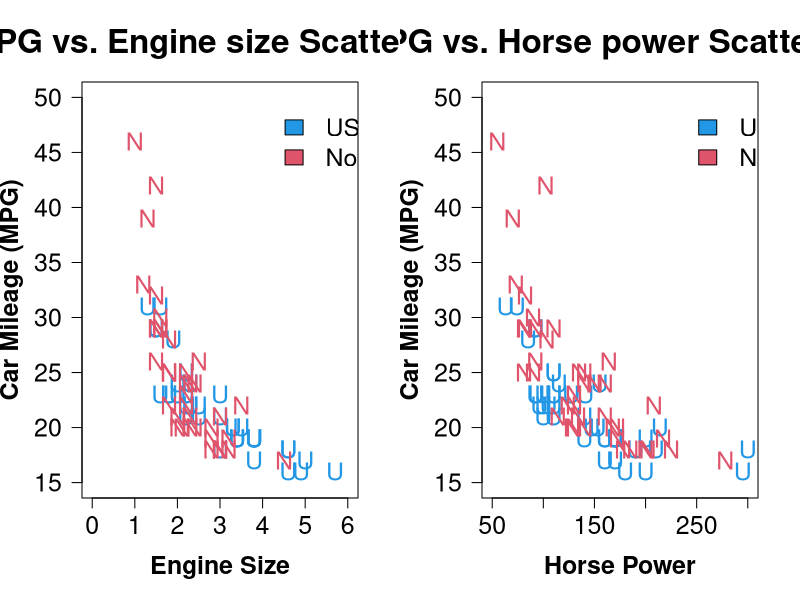
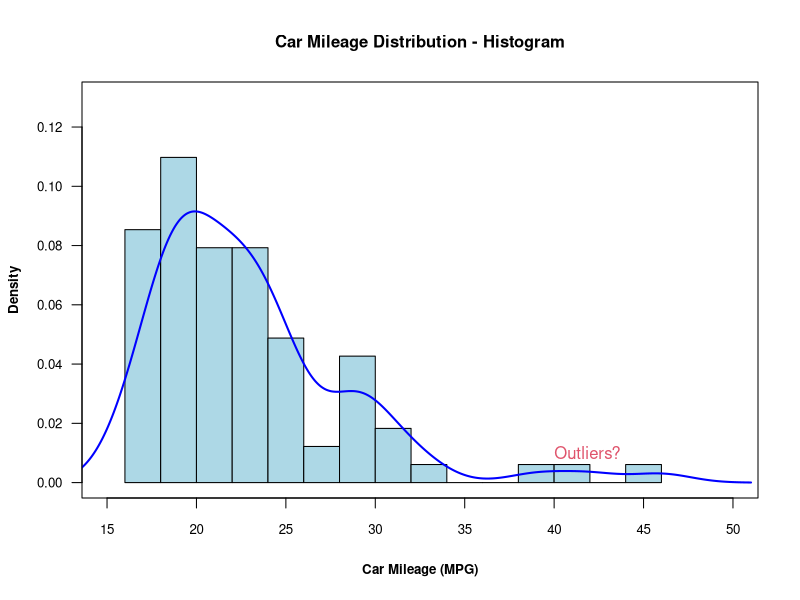
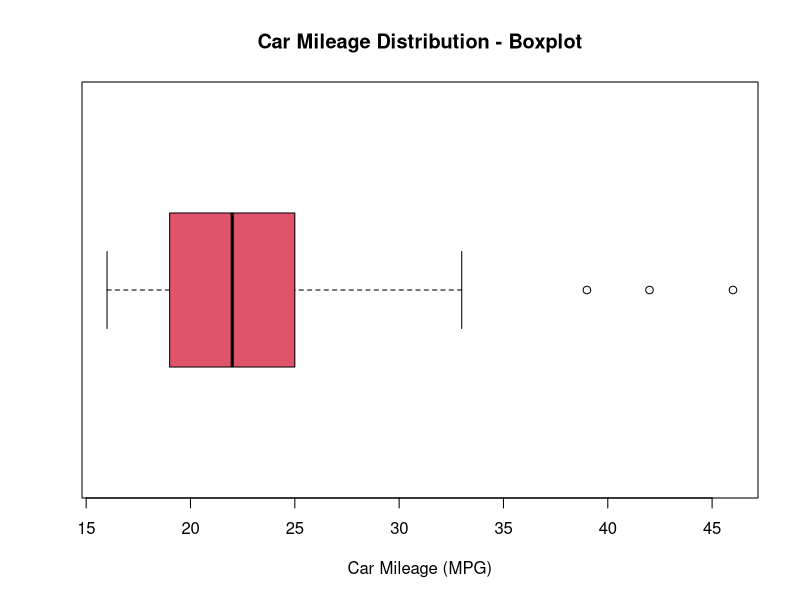
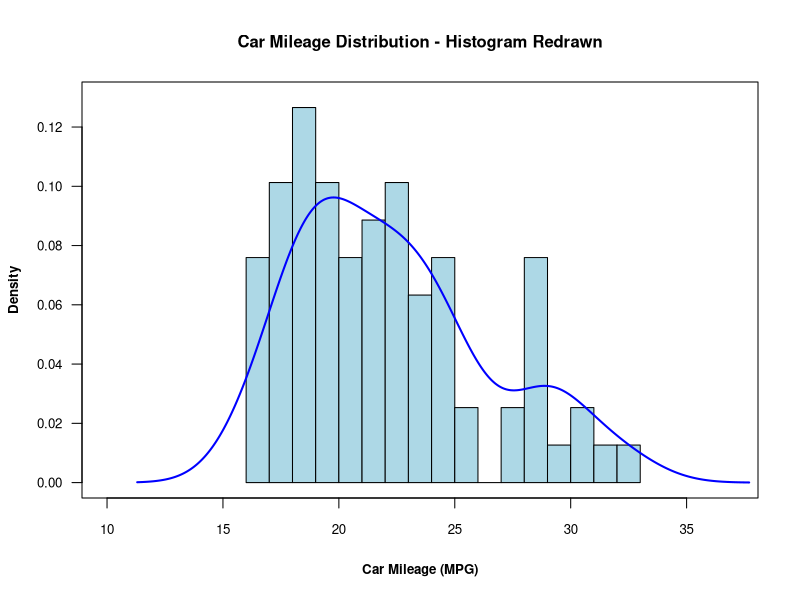
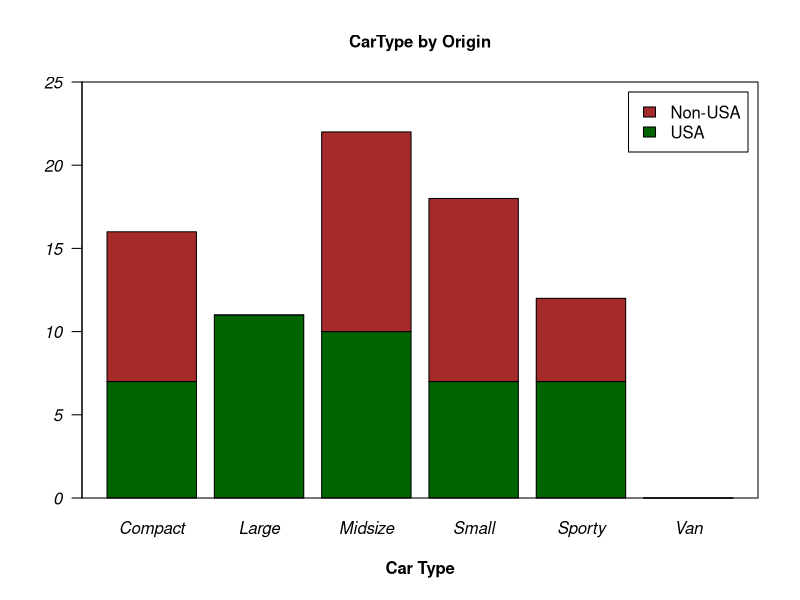
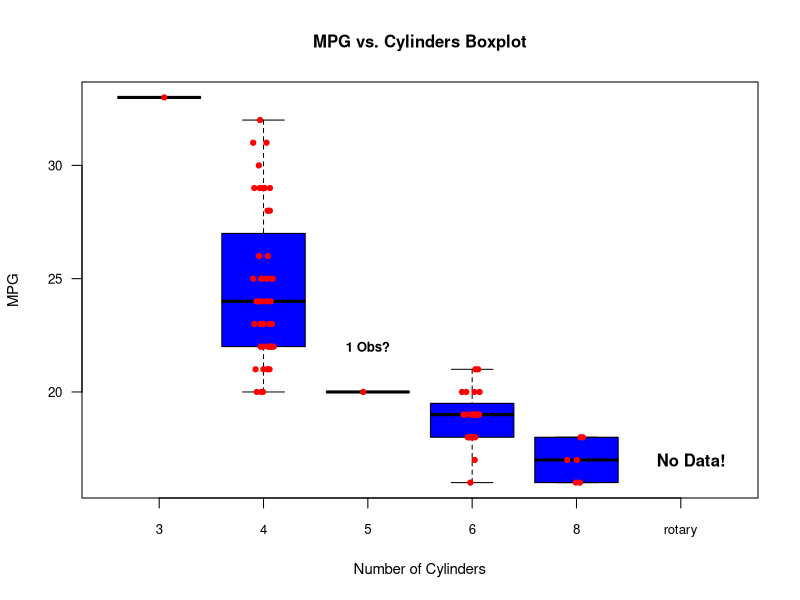
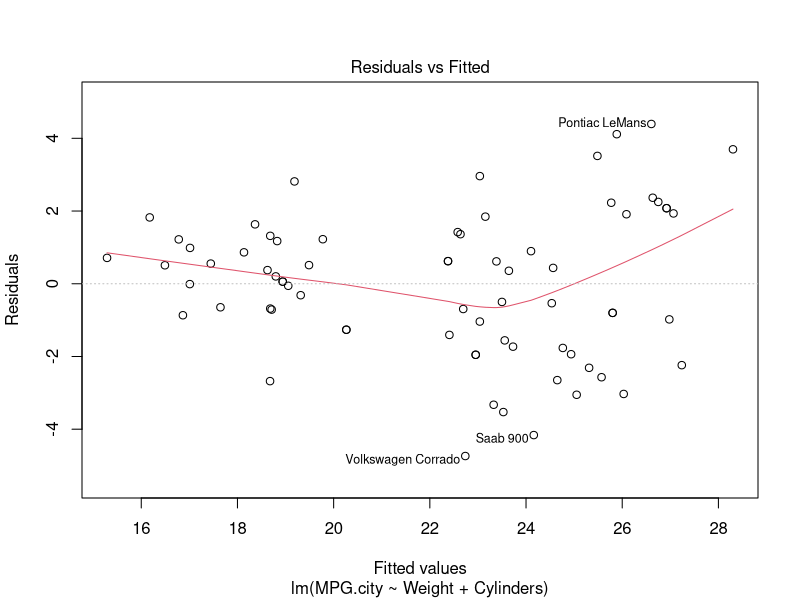
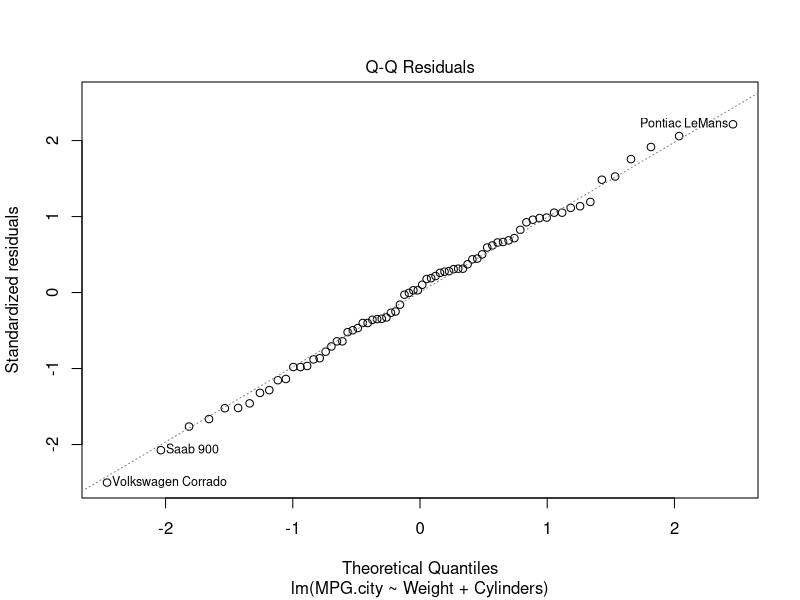

Recreate these plots in R, in order. (Note: this script raises an error after producing the figures.)
## ---- chunk 1
library("MASS")
Cars93Data <- Cars93
attach(Cars93Data)
## ---- chunk 2
dim(Cars93Data)
str(Cars93Data)
head(Cars93Data)
## ---- chunk 3
summary(Cars93Data)
## ---- chunk 4
Cars93Data.v1 <- na.omit(Cars93Data)
dim(Cars93Data.v1)
## ---- chunk 5
Variables <- setdiff(colnames(Cars93Data.v1), c("MPG.highway", "Model", "AirBags", "DriveTrain", "Man.trans.avail", "Origin", "Make", "Luggage.room", "Rear.seat.room", "Turn.circle", "Manufacturer"))
NumVars <- Variables[sapply(Cars93Data.v1[,Variables], class) %in% c("numeric", "integer")]
CatVars <- Variables[sapply(Cars93Data.v1[,Variables], class) %in% c("factor")]
rownames(Cars93Data.v1) <- Cars93Data.v1$Make #Reset the row names.
## ---- chunk 6
round(cor(Cars93Data.v1[,NumVars]), 3)
## ---- chunk 7
attach(Cars93Data.v1)
## ---- chunk 8
par(mfrow = c(1,2))
plot(EngineSize[Origin == "USA"], MPG.city[Origin == "USA"], main = "MPG vs. Engine size Scatterplot", xlab = "Engine Size", xlim = c(0, 6), ylab = "Car Mileage (MPG)", ylim = c(15, 50), las = 1, col = 4, cex = 1.5, cex.lab = 1.5, cex.axis = 1.5, cex.main = 2, pch = "U", font.lab = 2)
points(EngineSize[Origin == "non-USA"], MPG.city[Origin == "non-USA"], col = 2, pch = "N", cex = 1.5)
legend(x = 4, y = 50, legend = c("USA", "Non-USA"), fill = c(4, 2), cex = 1.5, bty = "n")
plot(Horsepower[Origin == "USA"], MPG.city[Origin == "USA"], main = "MPG vs. Horse power Scatterplot", xlab = "Horse Power", ylab = "Car Mileage (MPG)", xlim = c(50, 300), ylim = c(15, 50), las = 1, col = 4, cex = 1.5, cex.lab = 1.5, cex.axis = 1.5, cex.main = 2, pch = "U", font.lab = 2)
points(Horsepower[Origin == "non-USA"], MPG.city[Origin == "non-USA"], col = 2, pch = "N", cex = 1.5)
legend(x = 230, y = 50, legend = c("USA", "Non-USA"), fill = c(4, 2), cex = 1.5, bty = "n")
par(mfrow = c(1,1))
## ---- chunk 9
hist(MPG.city, main = "Car Mileage Distribution - Histogram", probability = T, xlim = c(15, 50), xlab = "Car Mileage (MPG)", ylim = c(0, 0.13), breaks = 15, las = 1, col = "lightblue", cex.main = 1, cex.lab = 0.8, cex.axis = 0.8, font.lab = 2)
lines(density(MPG.city), col = "blue", lwd = 2)
text(x = 40, y = 0.01, label = "Outliers?", adj = 0, col = 2)
box()
boxplot(MPG.city, col = 2, horizontal = T, xlab = "Car Mileage (MPG)", main = "Car Mileage Distribution - Boxplot")
## ---- chunk 10
Cars93Data.v2 <- Cars93Data.v1[MPG.city < 35, ]
dim(Cars93Data.v2)
attach(Cars93Data.v2)
## ---- chunk 11
hist(MPG.city, main = "Car Mileage Distribution - Histogram Redrawn", probability = T, xlim = c(10, 37), xlab = "Car Mileage (MPG)", ylim = c(0, 0.13), breaks = 13, las = 1, col = "lightblue", cex.main = 1, cex.lab = 0.8, cex.axis = 0.8, font.lab = 2)
lines(density(MPG.city), col = "blue", lwd = 2)
box()
## ---- chunk 12
CatTab <- table(Origin, Type) #CONTIGENCY/FREQUENCY TABLE
barplot(CatTab, main = "CarType by Origin", cex.main = 1, ylim = c(0, 25), xlab = "Car Type", cex.lab = 1, font.axis = 3, font.lab = 2, las = 1, legend.text = c("USA", "Non-USA"), col = c("darkgreen", "brown"))
box()
## ---- chunk 13
Cars93Data.v2$Type1 <- factor(Cars93Data.v2$Type)
levels(Cars93Data.v2$Type1)
## ---- chunk 14
boxplot(MPG.city ~ Cylinders, main = "MPG vs. Cylinders Boxplot", xlab = "Number of Cylinders", ylab = "MPG", las = 1, col = "blue", cex.main = 1, cex.lab = 0.9, cex.axis = 0.8, col.label = 2)
text(x = 2.1, y = 44, labels = "Outlier?", cex = 0.8, font = 2)
text(x = 3, y = 22, labels = "1 Obs?", cex = 0.8, font = 2)
text(x = 6.1, y = 17, labels = "No Data!", font = 2)
stripchart(MPG.city ~ Cylinders, vertical = TRUE, method = "jitter", pch = 19, add = TRUE, col = "red", cex = 0.7)
## ---- chunk 15
Cars93Data.v2$Cylinders <- factor(Cars93Data.v2$Cylinders)
summary(Cars93Data.v2$Cylinders)
## ---- chunk 16
Cars93Data.v2$Sampling <- runif(dim(Cars93Data.v2)[1])
TrainSet <- subset(Cars93Data.v2, Cars93Data.v2$Sampling > 0.1)
TestSet <- subset(Cars93Data.v2, Cars93Data.v2$Sampling < 0.1)
## ---- chunk 17
Predictors <- paste(c("EngineSize", "Horsepower", "Weight", "Origin", "Cylinders", "Fuel.tank.capacity"), collapse = "+")
Formula <- paste("MPG.city", Predictors, sep = "~")
Formula
Model <- lm(Formula, data = TrainSet)
summary(Model)
## ---- chunk 18
step(Model, direction = "backward")
## ---- chunk 19
Model <- lm(formula = MPG.city ~ Weight + Cylinders, data = TrainSet)
summary(Model)
## ---- chunk 20
plot(Model)
## ---- chunk 21
#Shapiro-Wilk Normality Test
shapiro.test(Model$residuals)
## ---- chunk 22
TestSet$MPG.PRED <- predict(Model, newdata = TestSet)
TestSet[,c("MPG.city", "MPG.PRED")]
TrainSet$MPG.PRED <- predict(Model, newdata = TrainSet)
TrainSet[1:5,c("MPG.city", "MPG.PRED")]
